Frame 1 (no input): blank canvas, image omitted
Frame 60 (no input): blank canvas, image omitted
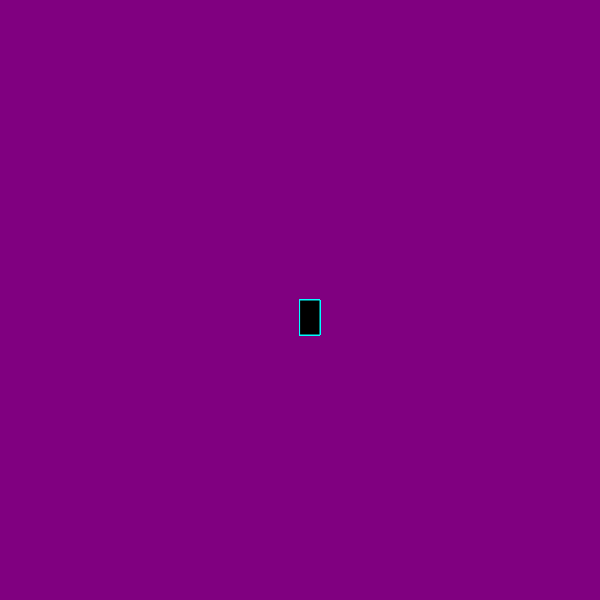
Frame 120 (the mouse pressed at the canvas centre since frame 60)

The p5.js sketch whose frames 1 and 60 were blank and that drew this single picture after the mouse press (run headless with seeded random() and noise() and a simulated clock; from frame 60 on, the mouse is pressed at the canvas centre):

// p5.js sketch
// ── sketch.js
function setup() {
    createCanvas(600, 600);
    background("purple");
  }
  
  function draw() {
    
    stroke("cyan");
    fill("black");
  
    //console.log (mouseIsPressed);
  
    if (mouseIsPressed) {
      rect(mouseX, mouseY, 20, 35);
    }
  }
  
